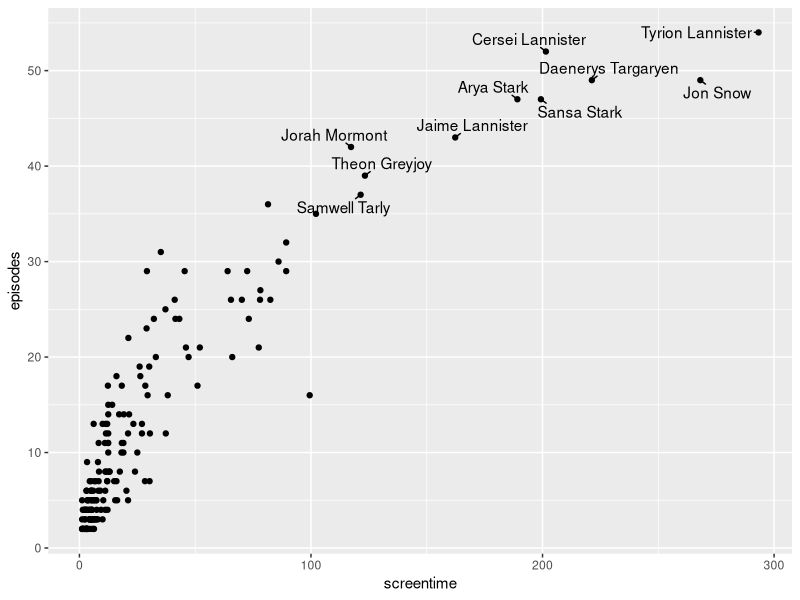

Source code (R):


# Load the necessary libraries
library("readr")
library("ggplot2")
library("dplyr")
library("ggrepel")


# Import the csv
screentimes <- read_csv("data/GOT_screentimes_1.csv")

# Filter the characters with a
screentimes_high <- top_n(screentimes, 10, screentime)

# Visualize screentime vs. number of episodes
ggplot(screentimes, aes(screentime, episodes)) +
  geom_point() +
  geom_text_repel(data = screentimes_high,aes(label = name),min.segment.length = 0)
